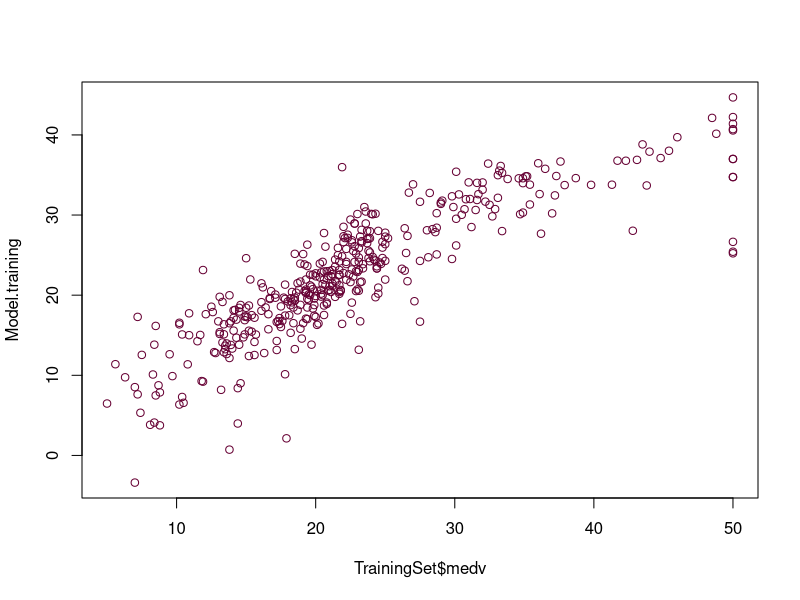
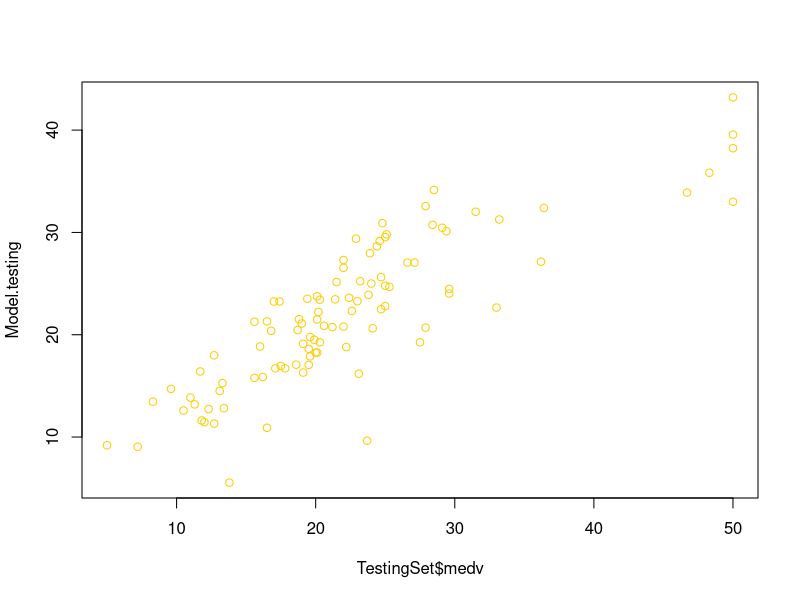

Reproduce these figures in R, in order.
############################################
# https://github.com/PrinceShamim022/R_Projects_101                          
############################################

# Importing libraries
library(mlbench) # Contains several benchmark data sets (especially the Boston Housing dataset)
library(caret) # Package for machine learning algorithms / CARET stands for Classification And REgression Training

# Importing the Boston Housing data set
data(BostonHousing)

head(BostonHousing)

# Check to see if there are missing data?
sum(is.na(BostonHousing))

# To achieve reproducible model; set the random seed number
set.seed(100)

# Performs stratified random split of the data set
TrainingIndex <- createDataPartition(BostonHousing$medv, p=0.8, list = FALSE)
TrainingSet <- BostonHousing[TrainingIndex,] # Training Set
TestingSet <- BostonHousing[-TrainingIndex,] # Test Set


###############################

# Build Training model
Model <- train(medv ~ ., data = TrainingSet,
               method = "lm",
               na.action = na.omit,
               preProcess=c("scale","center"),
               trControl= trainControl(method="none")
)

# Apply model for prediction
Model.training <-predict(Model, TrainingSet) # Apply model to make prediction on Training set
Model.testing <-predict(Model, TestingSet) # Apply model to make prediction on Testing set

# Model performance (Displays scatter plot and performance metrics)
# Scatter plot of Training set
plot(TrainingSet$medv,Model.training, col = "#660033")
plot(TestingSet$medv,Model.testing, col = "#FFCC00" )

# Model performance summary
summary(Model)

# Calculate pearson correlation Coefficient
 R.Training <- cor(TrainingSet$medv, Model.training)
 R.Testing <- cor(TestingSet$medv, Model.testing)

 # R^2 Values
 R2.Training <- R.Training^2
 R2.Testing <- R.Testing^2

 
 # "#FFCC00", "#CC9933", "#660033", "#330033"  